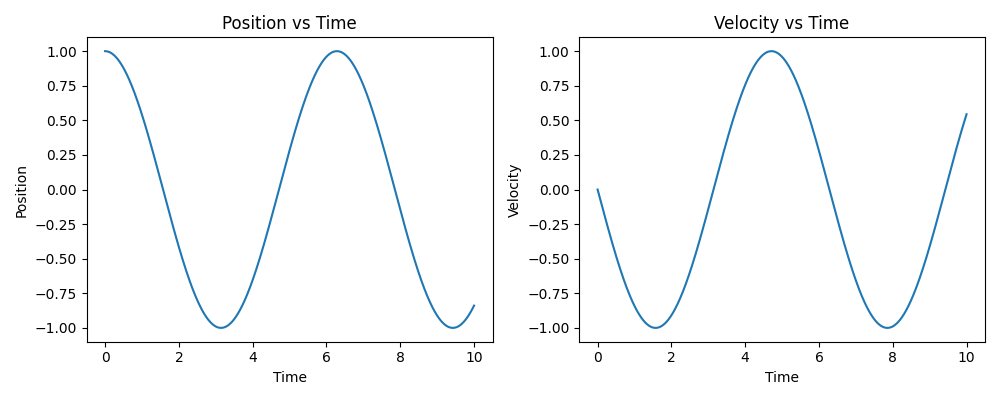

Write the Python code that produced this figure.
import numpy as np
import matplotlib.pyplot as plt

def harmonic_oscillator(x0, v0, k, m, t_end, dt):
    # Initialize arrays to store position and velocity
    t = np.arange(0, t_end + dt, dt)
    num_steps = len(t)
    x = np.zeros(num_steps)
    v = np.zeros(num_steps)

    # Set initial conditions
    x[0] = x0
    v[0] = v0

    # Predictor-Corrector method
    for i in range(1, num_steps):
        # Predictor step
        x_pred = x[i-1] + dt * v[i-1]
        v_pred = v[i-1] - dt * (k/m) * x[i-1]
        
        # Corrector step
        x[i] = x[i-1] + dt * 0.5 * (v[i-1] + v_pred)
        v[i] = v[i-1] - dt * 0.5 * (k/m) * (x[i-1] + x_pred)

    return t, x, v

# Parameters
x0 = 1.0  # Initial position
v0 = 0.0  # Initial velocity
k = 1.0   # Spring constant
m = 1.0   # Mass
t_end = 10.0  # End time
dt = 0.01    # Time step

# Solve the differential equation
t, x, v = harmonic_oscillator(x0, v0, k, m, t_end, dt)

# Plot the position and velocity as functions of time
plt.figure(figsize=(10, 4))
plt.subplot(1, 2, 1)
plt.plot(t, x)
plt.xlabel('Time')
plt.ylabel('Position')
plt.title('Position vs Time')

plt.subplot(1, 2, 2)
plt.plot(t, v)
plt.xlabel('Time')
plt.ylabel('Velocity')
plt.title('Velocity vs Time')

plt.tight_layout()
plt.show()
